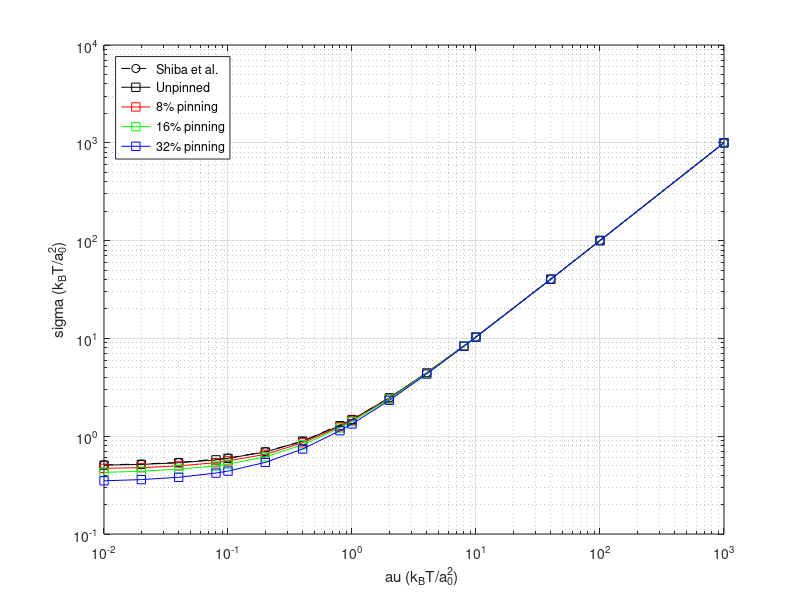

Write the MATLAB code that produced this figure.
tau_shiba = [0.01, 0.02, 0.04, ...
    0.1, 0.2, 0.4, ...
    1.0, 2.0, 4.0, ...
    10, 40, ...
    100, ...
    1000];
   
sigma_shiba = [0.509713537, 0.519494765, 0.538834329, ...
    0.597235415, 0.694884157, 0.890458633, ...
    1.47868855, 2.462251327, 4.435035741, ...
    10.37539235, 40.23293487, ...
    100.1352802, ...
    1000.018997]; 

tau = [0.01, 0.02, 0.04, 0.08, ...
       0.1, 0.2, 0.4, 0.8, ...
       1.0, 2.0, 4.0, 8.0, ...
       10.0,40.0...
       100.0, ...
       1000.0];
   
sigma_unpinned = [0.506143, 0.515, 0.5348571, 0.5728571 ...
         0.5938709, 0.69, 0.89, 1.2805 ...
         1.479, 2.465, 4.448, 8.41 ...
         10.4, 40.280, 100.18, 1000.03];
            
sigma_normal_8 = [0.46928, 0.47666, 0.4972, 0.5359677 ...
         0.5594, 0.653, 0.85666, 1.2496825 ...
         1.451, 2.420, 4.42, 8.39066 ...
         10.379677, 40.264, 100.17, 1000.03];

sigma_normal_16 = [0.427, 0.438, 0.4602, 0.496 ...
         0.519333, 0.615, 0.816, 1.21333 ...
         1.41, 2.40, 4.3888, 8.365 ...
         10.3522580, 40.245, 100.16, 1000.0276984];
   
sigma_normal_32 = [0.350, 0.360, 0.380, 0.420 ... 
         0.440, 0.540, 0.740, 1.139 ...
         1.335, 2.329677, 4.3198412, 8.30 ...
         10.2913492, 40.21079365, 100.13, 1000.02419047];

%------------------ Plot -------------------%
figure(1)
loglog(tau_shiba,sigma_shiba,"ko--")
hold on
loglog(tau,sigma_unpinned,"ks-")
hold on
loglog(tau,sigma_normal_8,"rs-")
hold on
loglog(tau,sigma_normal_16,"gs-")
hold on
loglog(tau,sigma_normal_32,"bs-")
hold on
grid on
xlabel("\tau (k_BT/a_0^2)")
ylabel("\sigma (k_BT/a_0^2)")
legend('Shiba et al.','Unpinned','8% pinning','16% pinning','32% pinning','location','northwest')
saveas(figure(1),"sigma-tau-plot.jpg")
